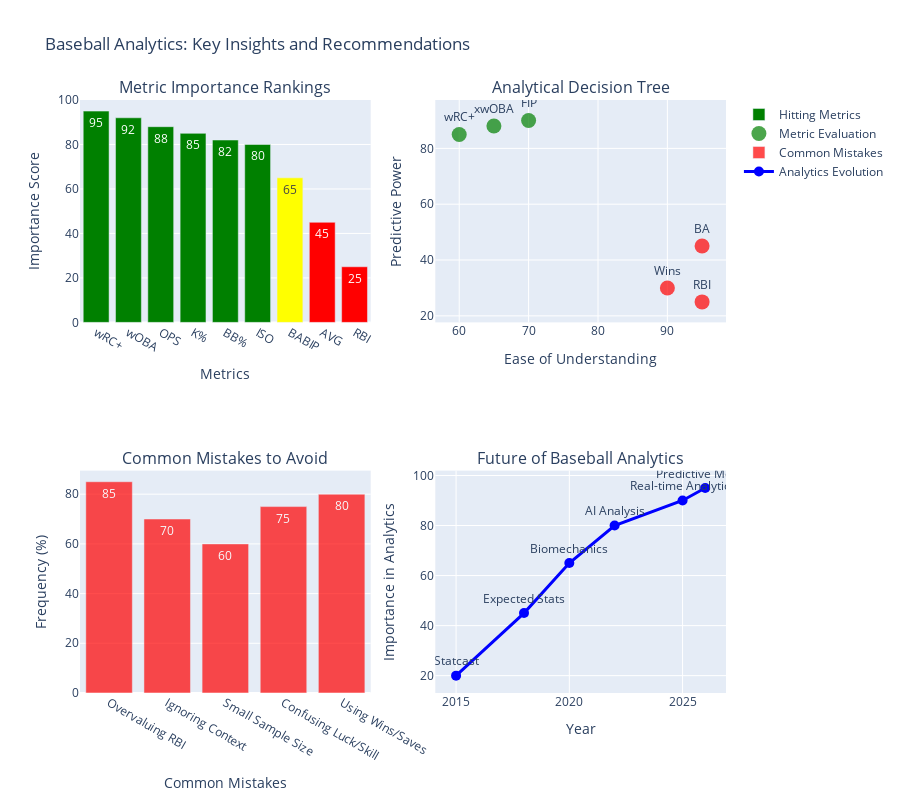

The notebook cell saved with this chart:
### Markdown cell above
## 9. Educational Insights and Key Takeaways

Let's summarize the most important analytical insights and provide actionable recommendations for different analysis goals.

### Code cell
# Create comprehensive summary analysis
def create_final_insights():
    """Create final educational insights and recommendations"""
    
    # Key insights from our analysis
    insights = {
        'Metric Prioritization': {
            'Hitting': {
                'Primary': ['wRC+', 'wOBA', 'OPS'],
                'Secondary': ['K%', 'BB%', 'ISO', 'BABIP'],
                'Avoid': ['RBI', 'Runs', 'Raw BA']
            },
            'Pitching': {
                'Primary': ['FIP', 'xFIP', 'K%', 'BB%'],
                'Secondary': ['WHIP', 'K/9', 'BB/9'],
                'Avoid': ['Wins', 'Saves', 'Raw ERA']
            }
        },
        'Luck Indicators': {
            'Positive Regression Expected': 'Low BABIP, High ERA-FIP difference',
            'Negative Regression Expected': 'High BABIP, Low ERA-FIP difference',
            'Sustainable Performance': 'Expected stats align with actual stats'
        },
        'Player Evaluation': {
            'Elite Players': 'Consistent across all metrics',
            'Breakout Candidates': 'Strong expected metrics, poor actual results',
            'Regression Candidates': 'Weak expected metrics, strong actual results'
        }
    }
    
    return insights

# Generate final insights
final_insights = create_final_insights()

# Create final summary visualization
fig = make_subplots(
    rows=2, cols=2,
    subplot_titles=('Metric Importance Rankings', 'Analytical Decision Tree', 
                   'Common Mistakes to Avoid', 'Future of Baseball Analytics'),
    specs=[[{"type": "bar"}, {"type": "scatter"}],
           [{"type": "bar"}, {"type": "scatter"}]]
)

# Metric importance rankings
hitting_metrics = ['wRC+', 'wOBA', 'OPS', 'K%', 'BB%', 'ISO', 'BABIP', 'AVG', 'RBI']
importance_scores = [95, 92, 88, 85, 82, 80, 65, 45, 25]

fig.add_trace(
    go.Bar(
        x=hitting_metrics,
        y=importance_scores,
        marker_color=['green' if x >= 80 else 'yellow' if x >= 60 else 'red' for x in importance_scores],
        name='Hitting Metrics',
        text=importance_scores,
        textposition='auto'
    ),
    row=1, col=1
)

# Analytical decision matrix
decision_data = {
    'Predictive Power': [85, 45, 90, 30, 88, 25],
    'Ease of Understanding': [60, 95, 70, 90, 65, 95],
    'Metrics': ['wRC+', 'BA', 'FIP', 'Wins', 'xwOBA', 'RBI']
}

fig.add_trace(
    go.Scatter(
        x=decision_data['Ease of Understanding'],
        y=decision_data['Predictive Power'],
        mode='markers+text',
        marker=dict(
            size=15,
            color=['green', 'red', 'green', 'red', 'green', 'red'],
            opacity=0.7
        ),
        text=decision_data['Metrics'],
        textposition='top center',
        name='Metric Evaluation',
        hovertemplate='<b>%{text}</b><br>Predictive Power: %{y}<br>Ease of Understanding: %{x}<extra></extra>'
    ),
    row=1, col=2
)

# Common mistakes frequency
mistakes = ['Overvaluing RBI', 'Ignoring Context', 'Small Sample Size', 'Confusing Luck/Skill', 'Using Wins/Saves']
mistake_frequency = [85, 70, 60, 75, 80]

fig.add_trace(
    go.Bar(
        x=mistakes,
        y=mistake_frequency,
        marker_color='red',
        opacity=0.7,
        name='Common Mistakes',
        text=mistake_frequency,
        textposition='auto'
    ),
    row=2, col=1
)

# Future analytics trends
future_trends = {
    'Adoption Timeline': [2015, 2018, 2020, 2022, 2025, 2026],
    'Importance': [20, 45, 65, 80, 90, 95],
    'Technologies': ['Statcast', 'Expected Stats', 'Biomechanics', 'AI Analysis', 'Real-time Analytics', 'Predictive Models']
}

fig.add_trace(
    go.Scatter(
        x=future_trends['Adoption Timeline'],
        y=future_trends['Importance'],
        mode='lines+markers+text',
        marker=dict(size=10, color='blue'),
        line=dict(color='blue', width=3),
        text=future_trends['Technologies'],
        textposition='top center',
        name='Analytics Evolution',
        hovertemplate='<b>%{text}</b><br>Year: %{x}<br>Importance: %{y}<extra></extra>'
    ),
    row=2, col=2
)

# Update layout
fig.update_layout(
    title='Baseball Analytics: Key Insights and Recommendations',
    height=800,
    showlegend=True
)

# Update axis labels
fig.update_xaxes(title_text="Metrics", row=1, col=1)
fig.update_yaxes(title_text="Importance Score", row=1, col=1)
fig.update_xaxes(title_text="Ease of Understanding", row=1, col=2)
fig.update_yaxes(title_text="Predictive Power", row=1, col=2)
fig.update_xaxes(title_text="Common Mistakes", row=2, col=1)
fig.update_yaxes(title_text="Frequency (%)", row=2, col=1)
fig.update_xaxes(title_text="Year", row=2, col=2)
fig.update_yaxes(title_text="Importance in Analytics", row=2, col=2)

fig.show()

# Display final recommendations
print("\n🎯 FINAL RECOMMENDATIONS:")
print("\n📊 For Player Evaluation:")
print("• Primary: wRC+, wOBA, FIP, K%, BB%")
print("• Secondary: BABIP, xwOBA, Hard%, Barrel%")
print("• Avoid: RBI, Wins, Saves, raw batting average")

print("\n🔍 For Talent Identification:")
print("• Look for players with strong expected metrics")
print("• Identify luck-driven performance (BABIP, ERA-FIP)")
print("• Focus on sustainable skills (plate discipline, contact quality)")

print("\n📈 For Predictive Analysis:")
print("• Expected metrics > actual metrics (xwOBA, xFIP)")
print("• Skill-based metrics > result-based metrics")
print("• Context-adjusted metrics > raw statistics")

print("\n🚀 Future Considerations:")
print("• Biomechanical analysis becoming more important")
print("• AI-powered predictive models emerging")
print("• Real-time analytics changing in-game strategy")
print("• Player development guided by advanced metrics")

print("\n\n✅ ANALYSIS COMPLETE!")
print("This comprehensive overview demonstrates the power of modern baseball analytics.")
print("Use these insights to make better evaluations and avoid common analytical mistakes.")

### Figure 1 — Plotly figure (JSON) as saved in the notebook; plotly's stock layout.template omitted (floating-point values rounded to 4 significant figures)
{"data": [{"marker": {"color": ["green", "green", "green", "green", "green", "green", "yellow", "red", "red"]}, "name": "Hitting Metrics", "text": ["95", "92", "88", "85", "82", "80", "65", "45", "25"], "textposition": "auto", "type": "bar", "x": ["wRC+", "wOBA", "OPS", "K%", "BB%", "ISO", "BABIP", "AVG", "RBI"], "xaxis": "x", "y": [95, 92, 88, 85, 82, 80, 65, 45, 25], "yaxis": "y"}, {"hovertemplate": "<b>%{text}</b><br>Predictive Power: %{y}<br>Ease of Understanding: %{x}<extra></extra>", "marker": {"color": ["green", "red", "green", "red", "green", "red"], "opacity": 0.7, "size": 15}, "mode": "markers+text", "name": "Metric Evaluation", "text": ["wRC+", "BA", "FIP", "Wins", "xwOBA", "RBI"], "textposition": "top center", "type": "scatter", "x": [60, 95, 70, 90, 65, 95], "xaxis": "x2", "y": [85, 45, 90, 30, 88, 25], "yaxis": "y2"}, {"marker": {"color": "red"}, "name": "Common Mistakes", "opacity": 0.7, "text": ["85", "70", "60", "75", "80"], "textposition": "auto", "type": "bar", "x": ["Overvaluing RBI", "Ignoring Context", "Small Sample Size", "Confusing Luck/Skill", "Using Wins/Saves"], "xaxis": "x3", "y": [85, 70, 60, 75, 80], "yaxis": "y3"}, {"hovertemplate": "<b>%{text}</b><br>Year: %{x}<br>Importance: %{y}<extra></extra>", "line": {"color": "blue", "width": 3}, "marker": {"color": "blue", "size": 10}, "mode": "lines+markers+text", "name": "Analytics Evolution", "text": ["Statcast", "Expected Stats", "Biomechanics", "AI Analysis", "Real-time Analytics", "Predictive Models"], "textposition": "top center", "type": "scatter", "x": [2015, 2018, 2020, 2022, 2025, 2026], "xaxis": "x4", "y": [20, 45, 65, 80, 90, 95], "yaxis": "y4"}], "layout": {"annotations": [{"font": {"size": 16}, "showarrow": false, "text": "Metric Importance Rankings", "x": 0.225, "xanchor": "center", "xref": "paper", "y": 1, "yanchor": "bottom", "yref": "paper"}, {"font": {"size": 16}, "showarrow": false, "text": "Analytical Decision Tree", "x": 0.775, "xanchor": "center", "xref": "paper", "y": 1, "yanchor": "bottom", "yref": "paper"}, {"font": {"size": 16}, "showarrow": false, "text": "Common Mistakes to Avoid", "x": 0.225, "xanchor": "center", "xref": "paper", "y": 0.375, "yanchor": "bottom", "yref": "paper"}, {"font": {"size": 16}, "showarrow": false, "text": "Future of Baseball Analytics", "x": 0.775, "xanchor": "center", "xref": "paper", "y": 0.375, "yanchor": "bottom", "yref": "paper"}], "height": 800, "showlegend": true, "title": {"text": "Baseball Analytics: Key Insights and Recommendations"}, "xaxis": {"anchor": "y", "domain": [0, 0.45], "title": {"text": "Metrics"}}, "xaxis2": {"anchor": "y2", "domain": [0.55, 1], "title": {"text": "Ease of Understanding"}}, "xaxis3": {"anchor": "y3", "domain": [0, 0.45], "title": {"text": "Common Mistakes"}}, "xaxis4": {"anchor": "y4", "domain": [0.55, 1], "title": {"text": "Year"}}, "yaxis": {"anchor": "x", "domain": [0.625, 1], "title": {"text": "Importance Score"}}, "yaxis2": {"anchor": "x2", "domain": [0.625, 1], "title": {"text": "Predictive Power"}}, "yaxis3": {"anchor": "x3", "domain": [0, 0.375], "title": {"text": "Frequency (%)"}}, "yaxis4": {"anchor": "x4", "domain": [0, 0.375], "title": {"text": "Importance in Analytics"}}}}
